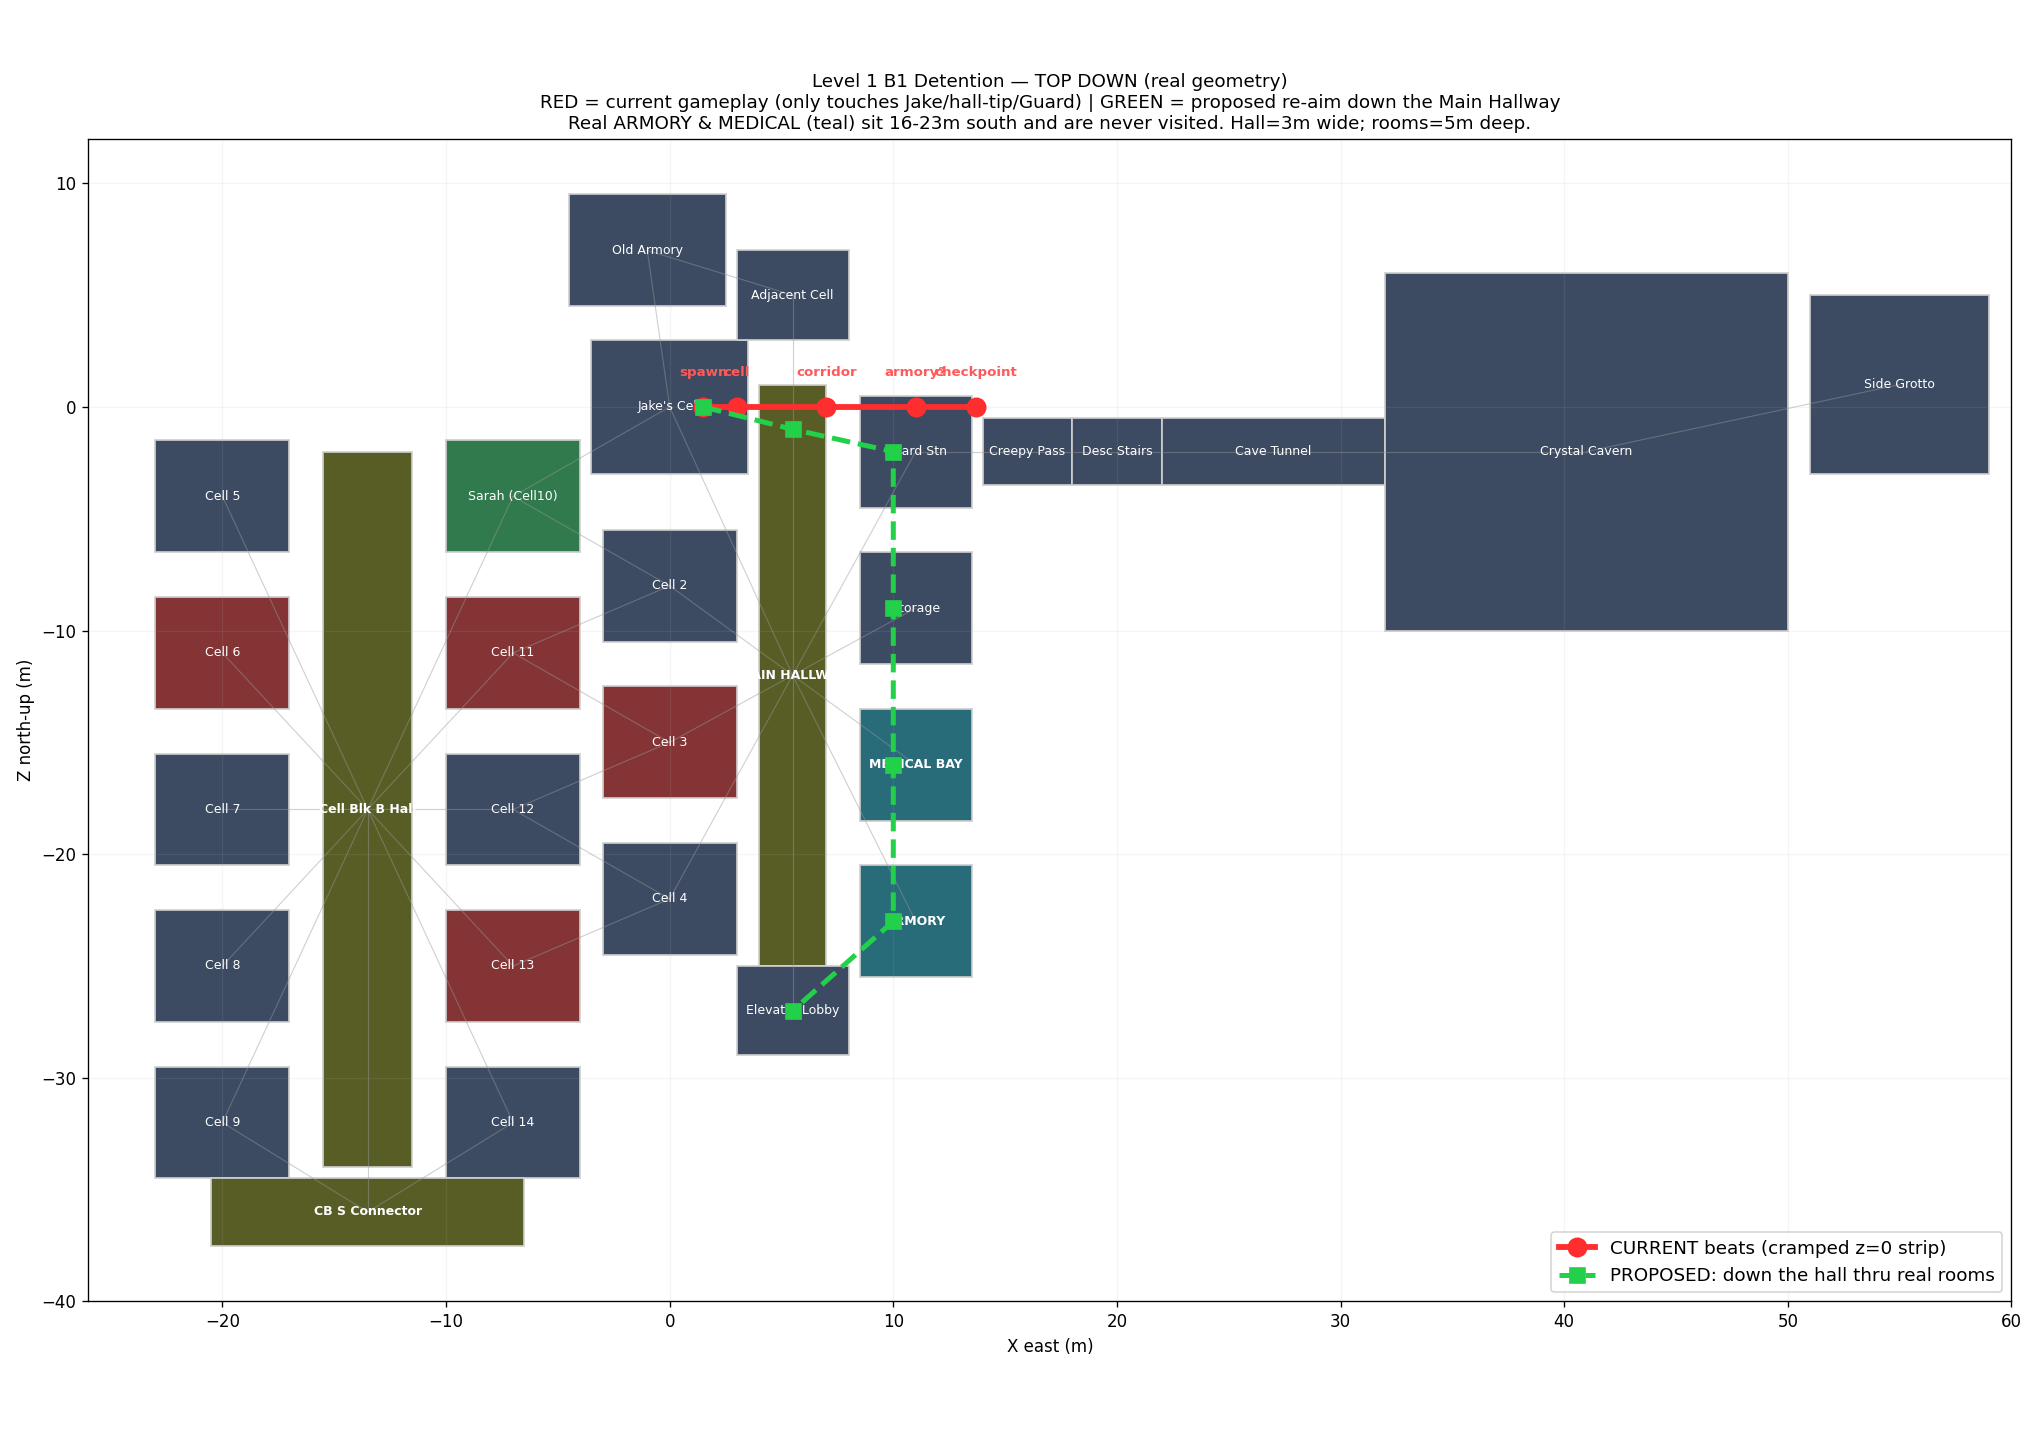

This figure's Python source:
"""Top-down PNG of Level 1 (B1 Detention) from the real level1.cpp kDetention[] data.
Overlays the CURRENT gameplay beats (red, z=0) vs a PROPOSED re-aimed route down the
Main Hallway through the real rooms (green). X=east, +Z=north. -> tools/level1_topdown.png"""
import matplotlib; matplotlib.use("Agg")
import matplotlib.pyplot as plt, matplotlib.patches as mp

# name, cx, cz, w(x), d(z), tag(m=monster,n=sarah,h=hall,a=medical/armory,.=normal)
ROOMS = [
 ("Jake's Cell",0,0,7,6,"."),("Cell 2",0,-8,6,5,"."),("Cell 3",0,-15,6,5,"m"),("Cell 4",0,-22,6,5,"."),
 ("MAIN HALLWAY",5.5,-12,3,26,"h"),("Guard Stn",11,-2,5,5,"."),("Storage",11,-9,5,5,"."),
 ("MEDICAL BAY",11,-16,5,5,"a"),("ARMORY",11,-23,5,5,"a"),("Elevator Lobby",5.5,-27,5,4,"."),
 ("Adjacent Cell",5.5,5,5,4,"."),("Old Armory",-1,7,7,5,"."),("Creepy Pass",16,-2,4,3,"."),
 ("Cell 5",-20,-4,6,5,"."),("Cell 6",-20,-11,6,5,"m"),("Cell 7",-20,-18,6,5,"."),
 ("Cell 8",-20,-25,6,5,"."),("Cell 9",-20,-32,6,5,"."),("Sarah (Cell10)",-7,-4,6,5,"n"),
 ("Cell 11",-7,-11,6,5,"m"),("Cell 12",-7,-18,6,5,"."),("Cell 13",-7,-25,6,5,"m"),
 ("Cell 14",-7,-32,6,5,"."),("Cell Blk B Hall",-13.5,-18,4,32,"h"),("CB S Connector",-13.5,-36,14,3,"h"),
 ("Desc Stairs",20,-2,4,3,"."),("Cave Tunnel",27,-2,10,3,"."),("Crystal Cavern",41,-2,18,16,"."),
 ("Side Grotto",55,1,8,8,"."),
]
DOORS=[(0,4),(1,4),(2,4),(3,4),(4,5),(4,6),(4,7),(4,8),(4,9),(4,10),(0,18),(1,18),(1,19),(2,19),
 (2,20),(3,20),(3,21),(5,12),(12,25),(25,26),(26,27),(27,28),(0,11),(10,11),(13,23),(14,23),
 (15,23),(16,23),(17,23),(18,23),(19,23),(20,23),(21,23),(22,23),(17,24),(22,24),(23,24)]
CURRENT=[("spawn",1.5,0),("cell",3,0),("corridor",7,0),("armory?",11,0),("checkpoint",13.7,0)]
PROPOSED=[("spawn",1.5,0),("enter hall",5.5,-1),("Guard",10,-2),("Storage",10,-9),
          ("MEDICAL",10,-16),("ARMORY",10,-23),("Elevator",5.5,-27)]
COL={"m":"#7a2222","n":"#1f6f3f","h":"#4a4f12","a":"#155e6e",".":"#2b3a55"}

fig,ax=plt.subplots(figsize=(17,12))
for i,(nm,cx,cz,w,d,t) in enumerate(ROOMS):
    ax.add_patch(mp.Rectangle((cx-w/2,cz-d/2),w,d,facecolor=COL[t],edgecolor="#cfcfcf",lw=1.1,alpha=.92))
    ax.text(cx,cz,nm,ha="center",va="center",fontsize=7.5,color="white",fontweight="bold" if t in"ha" else "normal")
for a,b in DOORS:
    ax.plot([ROOMS[a][1],ROOMS[b][1]],[ROOMS[a][2],ROOMS[b][2]],color="#999",lw=.7,alpha=.45,zorder=1)
cx_,cz_=[p[1] for p in CURRENT],[p[2] for p in CURRENT]
ax.plot(cx_,cz_,color="#ff2e2e",lw=3.5,marker="o",ms=11,zorder=6,label="CURRENT beats (cramped z=0 strip)")
px_,pz_=[p[1] for p in PROPOSED],[p[2] for p in PROPOSED]
ax.plot(px_,pz_,color="#23d04a",lw=3,ls="--",marker="s",ms=9,zorder=6,label="PROPOSED: down the hall thru real rooms")
for nm,x,z in CURRENT: ax.text(x,z+1.4,nm,ha="center",fontsize=8,color="#ff5a5a",fontweight="bold",zorder=7)
ax.set_aspect("equal"); ax.set_xlim(-26,60); ax.set_ylim(-40,12)  # +Z (north) up
ax.set_title("Level 1 B1 Detention — TOP DOWN (real geometry)\n"
  "RED = current gameplay (only touches Jake/hall-tip/Guard) | GREEN = proposed re-aim down the Main Hallway\n"
  "Real ARMORY & MEDICAL (teal) sit 16-23m south and are never visited. Hall=3m wide; rooms=5m deep.",fontsize=11)
ax.set_xlabel("X east (m)"); ax.set_ylabel("Z north-up (m)")
ax.legend(loc="lower right",fontsize=11); ax.grid(True,alpha=.12)
plt.tight_layout(); plt.savefig("tools/level1_topdown.png",dpi=120)
print("wrote tools/level1_topdown.png")
